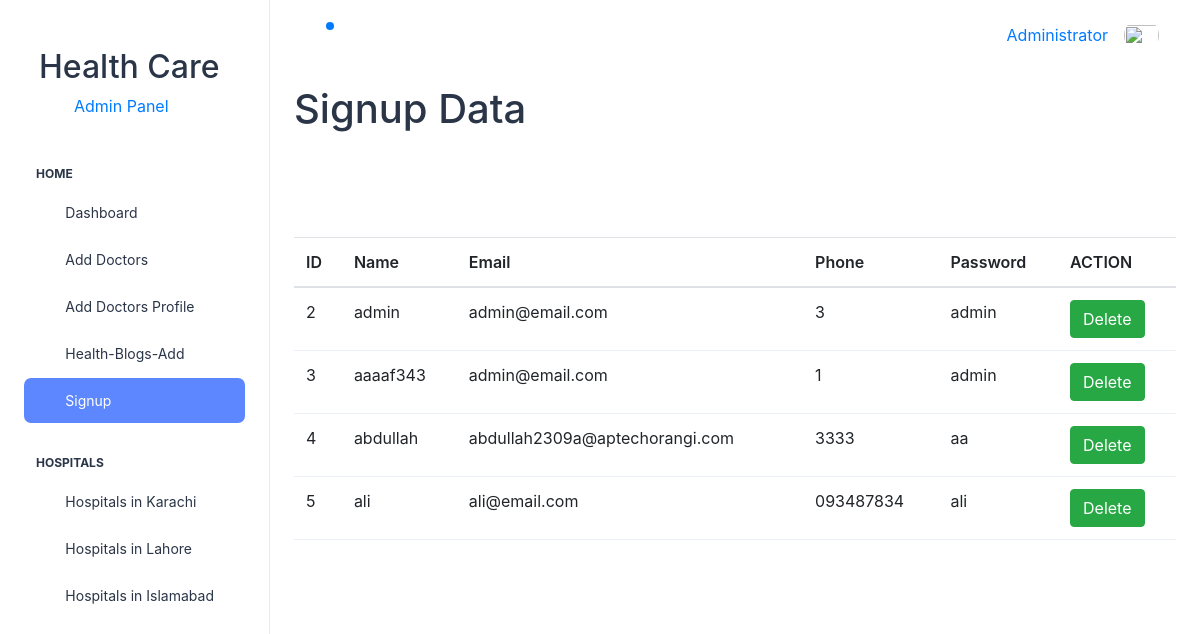
/Administrator/src/html/singin.php (signed in), run on the app's committed database.
### tables this page shows
CREATE TABLE `singup` (
  `id` int(11) NOT NULL,
  `YourName` varchar(100) NOT NULL,
  `PhoneNumber` varchar(15) NOT NULL,
  `Email` varchar(100) NOT NULL,
  `Password` varchar(255) NOT NULL
);

### Administrator/src/html/singin.php (the view, shortened to what this page needs)
<!doctype html>
<html lang="en">
  <head>
  <link rel="stylesheet" href="../assets/css/styles.min.css" />
    <link rel="stylesheet" href="https://stackpath.bootstrapcdn.com/bootstrap/4.3.1/css/bootstrap.min.css">
  </head>
  <body>
  <div class="page-wrapper" id="main-wrapper" data-layout="vertical" data-navbarbg="skin6" data-sidebartype="full"
    data-sidebar-position="fixed" data-header-position="fixed">
    <?php include('nav.php')?>
    <div class="body-wrapper">
      <?php include('header.php')?>
      <div class="container-fluid">
         <h1>Signup Data</h1><br><br>
<br><br>
<?php
      include('connection.php');
      $query = "select * from  singup";
      $data = mysqli_query($connection,$query);
      $total =mysqli_num_rows($data);
      if($total != 0){
      ?>
      <table class="table">
        <thead>
          <tr>
            <th>ID</th>
            <th>Name</th>
            <th>Email</th>
            <th>Phone</th>
            <th>Password</th>
            <th>ACTION</th>
          </tr>
        </thead>
      <?php
      while($result = mysqli_fetch_assoc($data)) {
        echo "
        <tr>
        <td>".$result['id']."</td>
        <td>".$result['YourName']."</td>
        <td>".$result['Email']."</td>
        <td>".$result['PhoneNumber']."</td>
        <td>".$result['Password']."</td>
        <td>
        <a name='delete' href='delete sigin.php?id=$result[id]' class='btn btn-success'>Delete</a>
        </td>
        </tr>
        ";
      }
      }else{
        echo 'not succesfully';
      }
      ?></table>
  </body>
</html>

### data on the page
singup: id "2", YourName "admin", Email "admin@email.com", PhoneNumber "3", Password "admin"
singup: id "3", YourName "aaaaf343", Email "admin@email.com", PhoneNumber "1", Password "admin"
singup: id "4", YourName "abdullah", Email "abdullah2309a@aptechorangi.com", PhoneNumber "3333", Password "aa"
singup: id "5", YourName "ali", Email "ali@email.com", PhoneNumber "093487834", Password "ali"
